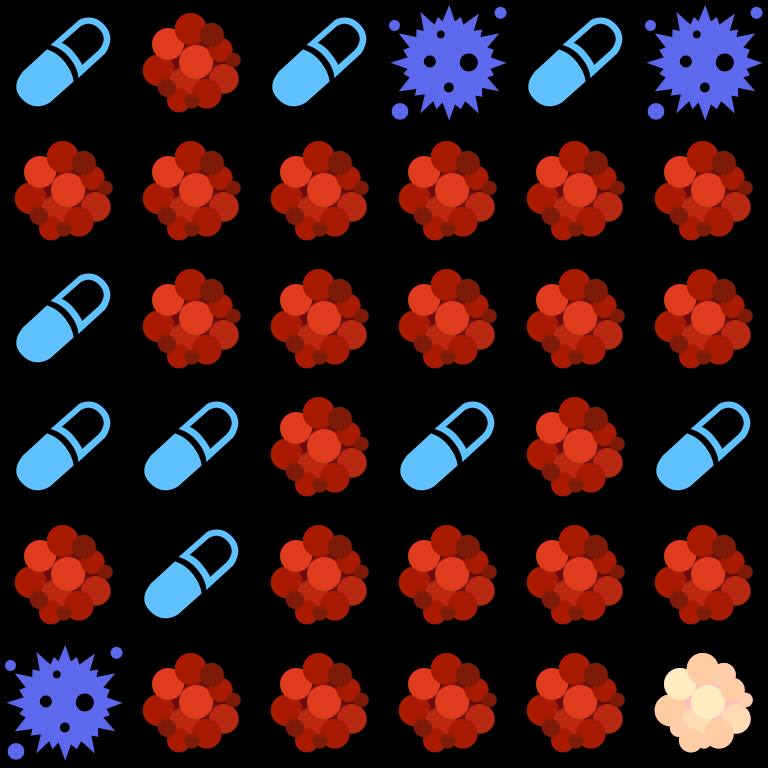

The image is a tile-based game level rendered from a .tmx file. Its description and complete source (layers, tilesets, objects, tile grids) follow:
An orthogonal 6x6 tile map with 128x128 px tiles, 1 tile layer (Tile Layer 1).

<map version="1.0" tiledversion="1.0.3" orientation="orthogonal" renderorder="right-down" width="6" height="6" tilewidth="128" tileheight="128" nextobjectid="1">
 <tileset firstgid="1" name="Tiles" tilewidth="128" tileheight="128" tilecount="14" columns="7">
  <image source="../images/Tiles.png" width="896" height="256" />
 </tileset>
 <layer name="Tile Layer 1" width="6" height="6">
  <data encoding="csv">
1,13,1,3,1,3,
13,13,13,13,13,13,
1,13,13,13,13,13,
1,1,13,1,13,1,
13,1,13,13,13,13,
3,13,13,13,13,14
</data>
 </layer>
</map>
